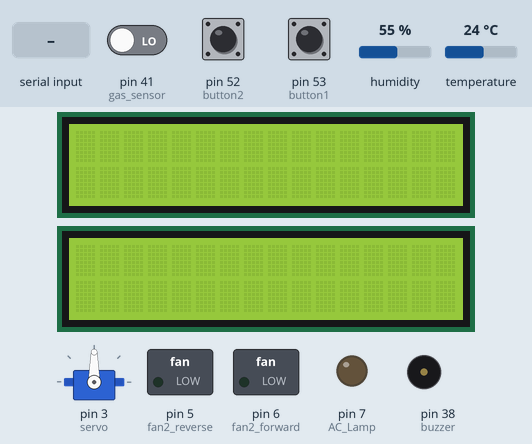
Simulated run of this sketch. Board: Arduino Mega 2560, built with avr-gcc and run on an emulated ATmega2560. Shown: 2 × 16×2 character LCD, servo, switched loads named in the sketch (green lamp = pin HIGH), output pins drawn as LEDs (lit = HIGH), buzzer (waves = sounding, pin HIGH). Inputs (shaded band) come from the test bench; at power-on: pin 41 (gas_sensor) LOW, pin 52 (button2) LOW, pin 53 (button1) LOW, humidity 55 %, temperature 24 °C.

Above: at 1.3 s.
1.4 s: "H" received over the second serial link
At 1.56 s:
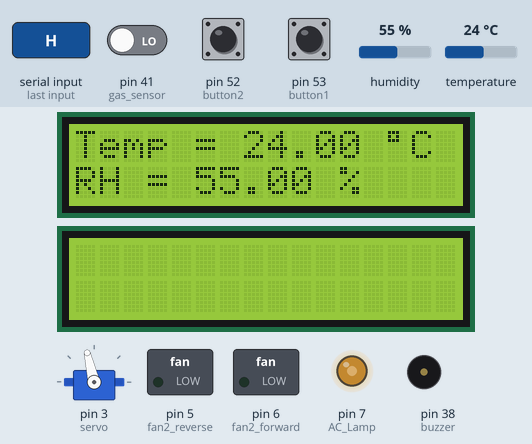
At 2.7 s:
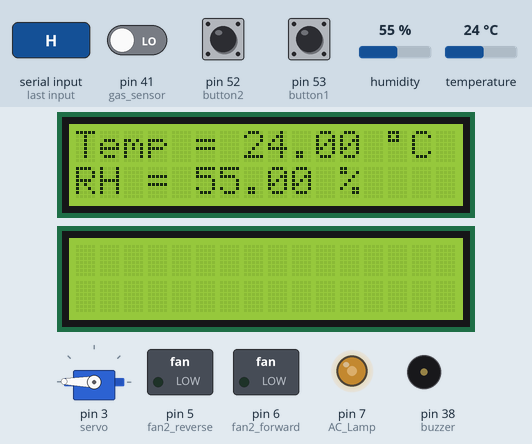
3.8 s: "1" received over the second serial link
At 4.5 s:
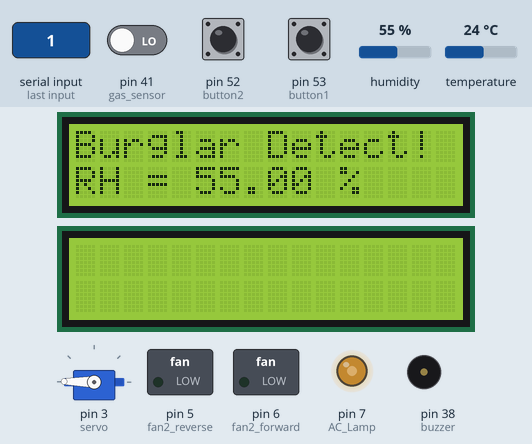
Timing chart, 0 to 6.8 s (numbered marks = the images above; inputs shaded):
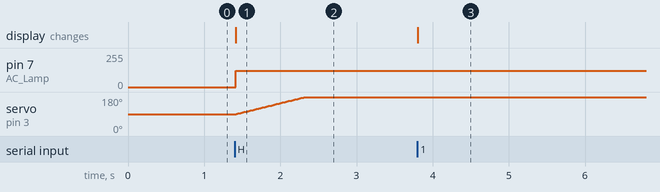

The sketch:

Home_Automation_Central.ino
```cpp
#include<LiquidCrystal.h>
#include<Servo.h>
#include "DHT.h"
#define DHTPin 17

LiquidCrystal lcd1(13,12,11,10,9,8);
LiquidCrystal lcd2(22,23,24,25,26,27);
Servo servo;
DHT dht(DHTPin, DHT22);

int ldr_sensor=A1, led_green=6, AC_Lamp=7, button1=53, button2=52, regulator=A15, rotate=0;
int gas_sensor=41, buzzer=38, pos=90;

int fan1_forward=4;
int fan1_reverse=2;
int fan2_forward=6;
int fan2_reverse=5;

void setup() {
  lcd1.begin(16,2);
  lcd2.begin(16,2);
  pinMode(AC_Lamp,OUTPUT);
  pinMode(ldr_sensor,INPUT);
  pinMode(gas_sensor,INPUT);
  pinMode(buzzer,OUTPUT);
  servo.attach(3);
  Serial1.begin(9600);
  Serial3.begin(9600);
}

void loop() {
  while(Serial1.available()){
    char c=Serial1.read();
    if(c=='H'){
      float temp = dht.readTemperature();
      float humidity = dht.readHumidity();

      lcd1.setCursor(0,0);
      lcd1.print(String("Temp = ")+String(temp)+String(" ")+String(char(223))+String("C"));
      lcd1.setCursor(0,1);
      lcd1.print(String("RH = ")+String(humidity)+String(" %"));

      int value=analogRead(ldr_sensor);
      Serial3.print("Ldr sensor = ");
      Serial3.println(value);

      value=map(value,10,975,0,255);
      analogWrite(AC_Lamp,255-value);

      for(; pos<180; pos++){
        servo.write(pos);
        delay(10);
      }

      if(digitalRead(button1)==HIGH || rotate==1){
        int fan_speed=analogRead(regulator);
        fan_speed=map(fan_speed,0,1023,0,255);

        Serial3.print("Regu sensor = ");
        Serial3.println(fan_speed);

        //fan rotate
        rotate=1;
        analogWrite(fan1_forward, fan_speed);
        analogWrite(fan1_reverse, 0);
      }

      if(digitalRead(button2)==HIGH){
        rotate=0;
        analogWrite(fan1_forward, 0);
        analogWrite(fan1_reverse, 0);
      }

      if(digitalRead(gas_sensor)==HIGH){
        lcd2.setCursor(0,1);
        lcd2.print("Gas Detected!!");
        tone(buzzer,1000);
        digitalWrite(fan2_forward, LOW);
        digitalWrite(fan2_reverse, HIGH);

        //activateAlarm();
      }
      else{
        lcd2.clear();
        noTone(buzzer);
        analogWrite(fan2_forward, 0);
        analogWrite(fan2_reverse, 0);
      }
    }
    else{
      lcd1.setCursor(0,0);
      lcd1.print("Burglar Detect!");
    }
  }
}

void activateAlarm(){
  for(int k=0; k<5; k++){
    tone(buzzer,1000);
    delay(500);
    noTone(buzzer);
  }
}
```

Measured:
- after the input at 1.4 s, pin 7 (AC_Lamp): 0/255 → 123/255 at once; servo on pin 3 (servo): moves from 90° to 179° over 0.89 s, starting at once; the display: changes at once (image 1)
- after the input at 3.8 s, the display: changes at once (image 3)
